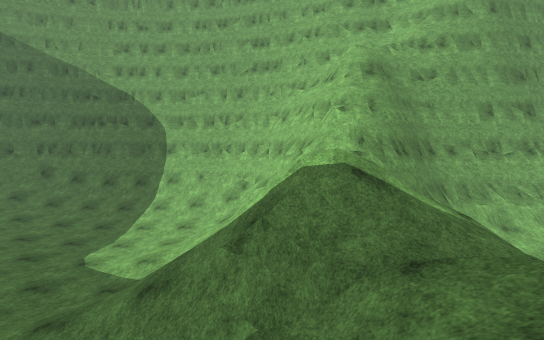
View 1 (above)

19 first-person views from a walk through a Unity game level. The camera is 1.3 m above the floor, tilts 4° down and sees 90° across. The floor is counted in squares, 2 m on a side. Each view is taken from the middle of a square. On the plan, view 1 faces up. The plan holds only what a view shows up to about 9 squares ahead; the rest is blank. The place goes on beyond the plan. The player character is not drawn. Surface patterns are stand-ins for the level's own textures.

View 2
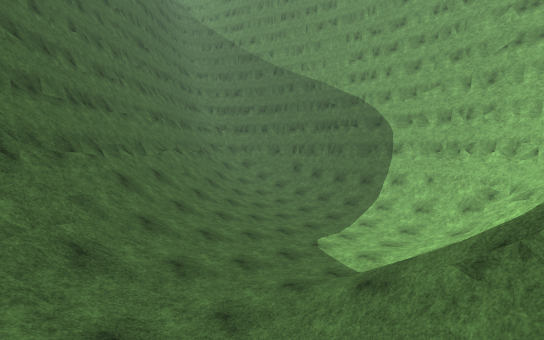

View 3
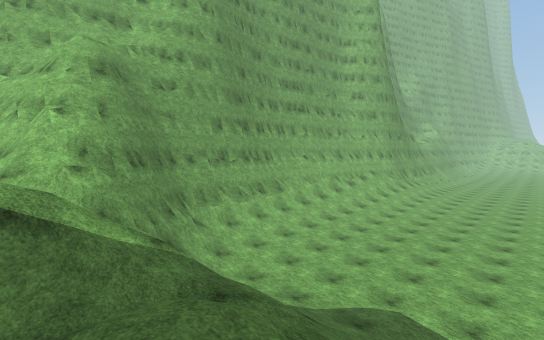

View 4
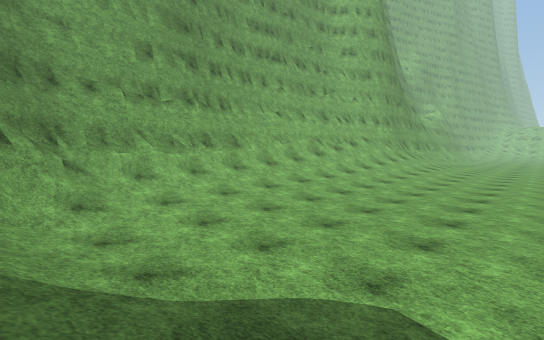

View 5
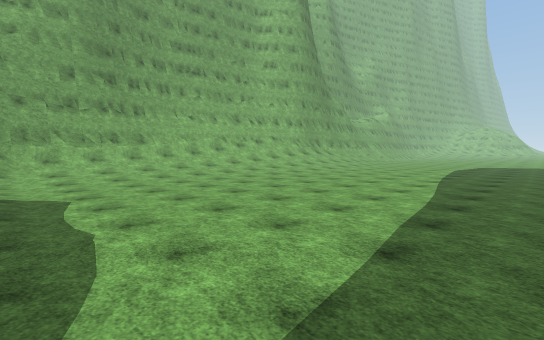

View 6
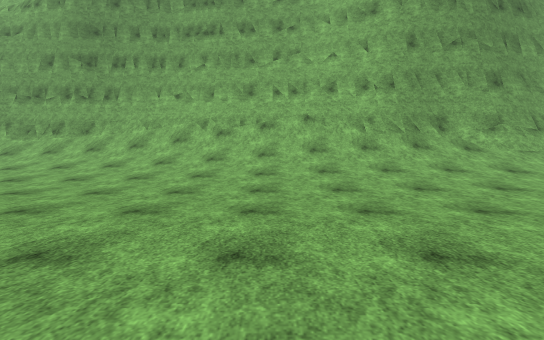

View 7
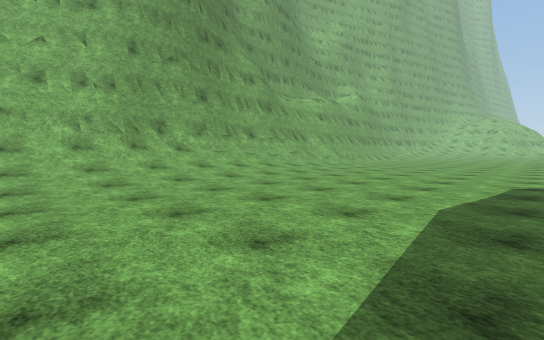

View 8
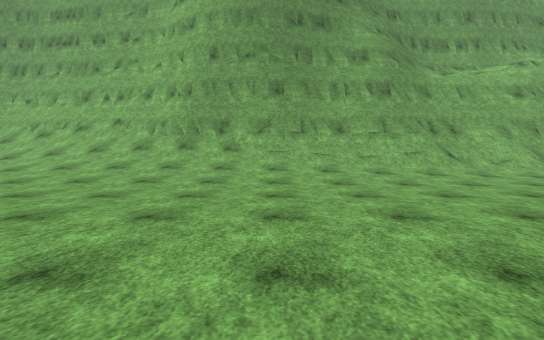

View 9
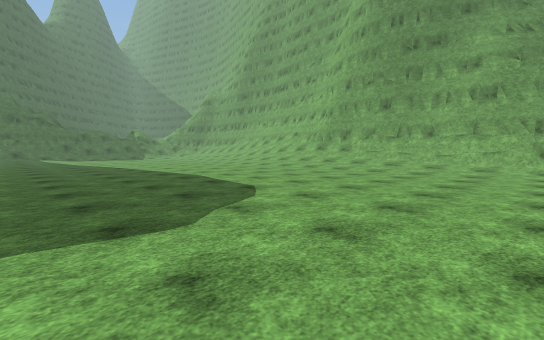

View 10
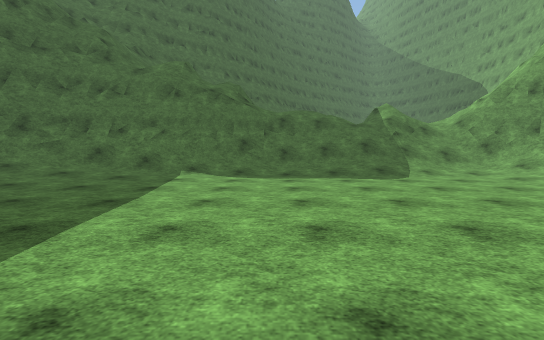

View 11
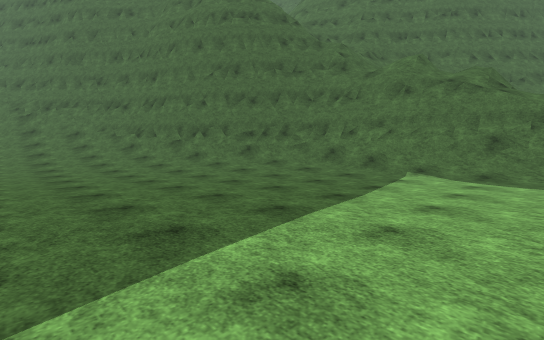

View 12
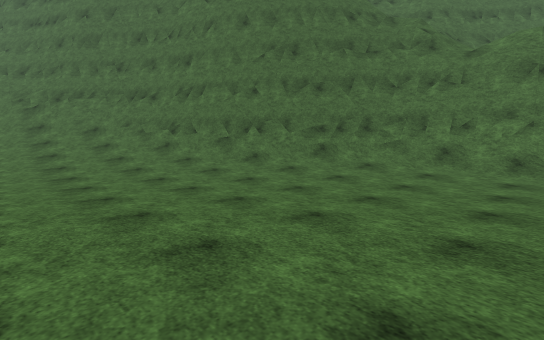

View 13
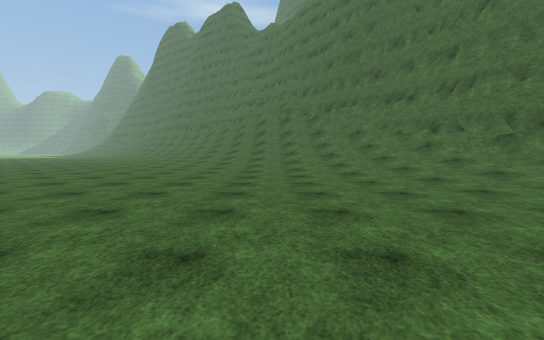

View 14
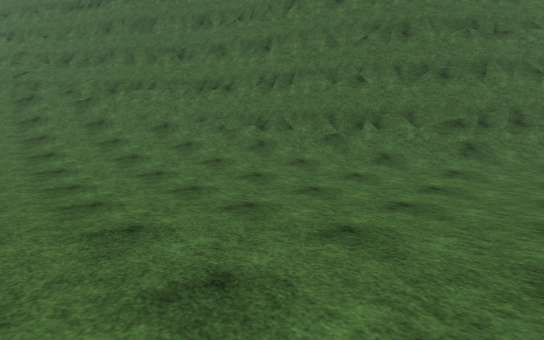

View 15
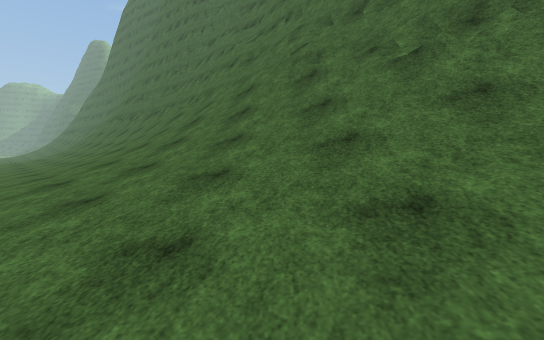

View 16
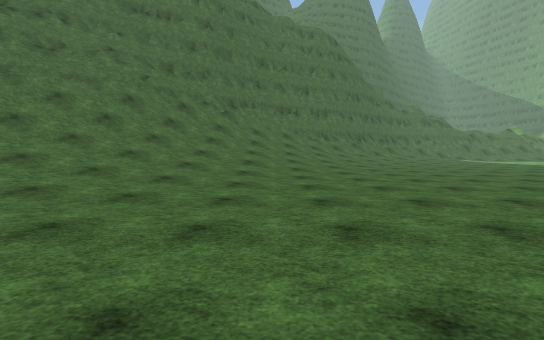

View 17
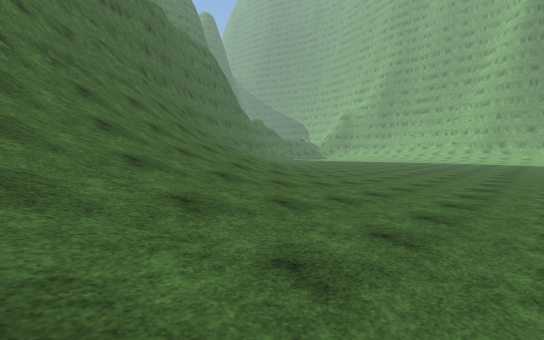

View 18
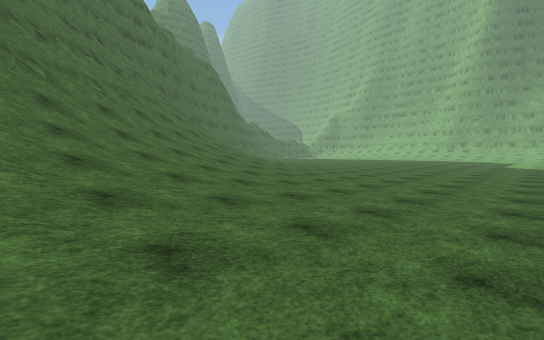

View 19
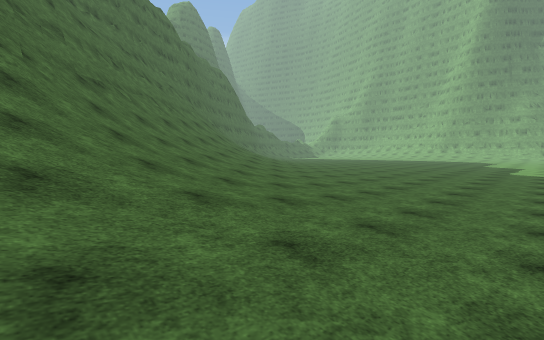

### Floor plan
Key: @ floor where view 1 was taken; # wall or solid block; . main floor; : floor 0.25 m higher than the main floor; + floor 0.5 m higher than the main floor; * floor 0.75 m higher than the main floor; % floor 1 m higher than the main floor; & floor 4.25 m higher than the main floor; / step, stairs or slope; = window, fence, low wall or low ledge; v drop or lower ground.
Columns run from 9 left of view 1 to 26 right of it. Each row starts with its distance up from view 1.
 11        ###
 10       //##
  9  ///////=##
  8  %*+:::+/################
  7   +:::://v/=###////////######
  6   /+:::/= //=//:+++*///////#########
  5  ///+::/    //::::::::++////////////
  4 #////++//=#///.......::::::::::::::.
  3 #/////*//==///:...........::::......
  2 ##/////*//////:.....................
  1  ###///   ////:.....................
  0    ###/  @& //......................
 -1            ///......................
 -2           ###/:.....................
 -3            ###:.....................
 -4             ##/:....................
 -5              #/::...................
 -6              #/::........
 -7              ##/::........
 -8              ##//::........
 -9               ##/+::........
-10                ##/+::........
-11                 #//+::..........
-12                 ##//+::.........
-13                  #////:::.......
-14                  ##////:::...... ..
-15                  ##/////:::.........
-16                   ##/////+::........
-17                    ##/////+::.......
-18                    ##//////::.......
-19                     ##//////::......
-20                      ##//////::.....
-21                       ##/////+::....
-22                       ###/////+::...
-23                        ###/////:::..
-24                         ##//////+::.
-25                          ###/////+::
-26                           ###/////+:
-27                            ###/////:

Positions as (right, up) in squares from view 1, and headings:
1: (0, 0), facing up
2: (0, 0), facing up-left
3: (1, 0), facing up-right
4: (4, 1), facing up-right
5: (5, -4), facing up-right
6: (15, -1), facing up
7: (16, -2), facing up-right
8: (21, -2), facing up
9: (26, -5), facing up-left
10: (12, -1), facing left
11: (12, -1), facing down-left
12: (12, -4), facing down-left
13: (13, -4), facing down
14: (13, -7), facing down-left
15: (13, -13), facing down
16: (22, -15), facing left
17: (22, -23), facing up-left
18: (25, -25), facing up-left
19: (26, -27), facing up-left
